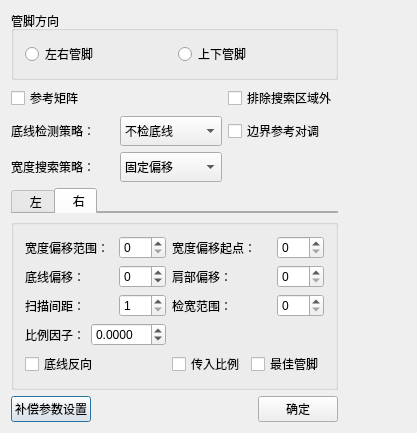
<?xml version="1.0" encoding="UTF-8"?>
<ui version="4.0">
 <class>ADVDialogClass</class>
 <widget class="QDialog" name="ADVDialogClass">
  <property name="geometry">
   <rect>
    <x>0</x>
    <y>0</y>
    <width>417</width>
    <height>432</height>
   </rect>
  </property>
  <property name="windowTitle">
   <string>AdvanceSet</string>
  </property>
  <layout class="QGridLayout" name="gridLayout_4">
   <item row="3" column="1">
    <spacer name="horizontalSpacer_3">
     <property name="orientation">
      <enum>Qt::Horizontal</enum>
     </property>
     <property name="sizeHint" stdset="0">
      <size>
       <width>3</width>
       <height>20</height>
      </size>
     </property>
    </spacer>
   </item>
   <item row="4" column="0">
    <layout class="QHBoxLayout" name="horizontalLayout_11">
     <item>
      <widget class="QPushButton" name="bt_corrTable">
       <property name="text">
        <string>补偿参数设置</string>
       </property>
      </widget>
     </item>
     <item>
      <spacer name="horizontalSpacer_2">
       <property name="orientation">
        <enum>Qt::Horizontal</enum>
       </property>
       <property name="sizeHint" stdset="0">
        <size>
         <width>40</width>
         <height>20</height>
        </size>
       </property>
      </spacer>
     </item>
     <item>
      <widget class="QPushButton" name="okButton">
       <property name="text">
        <string>确定</string>
       </property>
      </widget>
     </item>
    </layout>
   </item>
   <item row="0" column="0">
    <widget class="QGroupBox" name="groupBox_2">
     <property name="title">
      <string>管脚方向</string>
     </property>
     <layout class="QGridLayout" name="gridLayout_3">
      <item row="0" column="0">
       <widget class="QRadioButton" name="rb_LFRT">
        <property name="layoutDirection">
         <enum>Qt::LeftToRight</enum>
        </property>
        <property name="text">
         <string>左右管脚</string>
        </property>
       </widget>
      </item>
      <item row="0" column="1">
       <widget class="QRadioButton" name="rb_UPDW">
        <property name="layoutDirection">
         <enum>Qt::LeftToRight</enum>
        </property>
        <property name="text">
         <string>上下管脚</string>
        </property>
       </widget>
      </item>
     </layout>
    </widget>
   </item>
   <item row="1" column="0">
    <layout class="QGridLayout" name="gridLayout_2">
     <item row="0" column="0">
      <widget class="QCheckBox" name="cb_useRefer">
       <property name="text">
        <string>参考矩阵</string>
       </property>
      </widget>
     </item>
     <item row="0" column="2">
      <widget class="QCheckBox" name="cb_delOffSearchROI">
       <property name="text">
        <string>排除搜索区域外</string>
       </property>
      </widget>
     </item>
     <item row="1" column="0">
      <widget class="QLabel" name="lb_baseLine">
       <property name="text">
        <string>底线检测策略：</string>
       </property>
      </widget>
     </item>
     <item row="1" column="1">
      <widget class="QComboBox" name="cob_baseLine">
       <property name="minimumSize">
        <size>
         <width>0</width>
         <height>30</height>
        </size>
       </property>
       <item>
        <property name="text">
         <string>不检底线</string>
        </property>
       </item>
       <item>
        <property name="text">
         <string>检测底线</string>
        </property>
       </item>
       <item>
        <property name="text">
         <string>传入底线</string>
        </property>
       </item>
      </widget>
     </item>
     <item row="1" column="2">
      <widget class="QCheckBox" name="cb_referEdgeRev">
       <property name="text">
        <string>边界参考对调</string>
       </property>
      </widget>
     </item>
     <item row="2" column="0">
      <widget class="QLabel" name="lb_widthMethod">
       <property name="text">
        <string>宽度搜索策略：</string>
       </property>
      </widget>
     </item>
     <item row="2" column="1">
      <widget class="QComboBox" name="cob_widthMethod">
       <property name="minimumSize">
        <size>
         <width>0</width>
         <height>30</height>
        </size>
       </property>
       <item>
        <property name="text">
         <string>固定偏移</string>
        </property>
       </item>
       <item>
        <property name="text">
         <string>最小宽度</string>
        </property>
       </item>
       <item>
        <property name="text">
         <string>最大宽度</string>
        </property>
       </item>
       <item>
        <property name="text">
         <string>最大最小宽度</string>
        </property>
       </item>
      </widget>
     </item>
    </layout>
   </item>
   <item row="2" column="0">
    <widget class="QTabWidget" name="tabWidget_lead">
     <property name="maximumSize">
      <size>
       <width>16777215</width>
       <height>25</height>
      </size>
     </property>
     <property name="currentIndex">
      <number>1</number>
     </property>
     <widget class="QWidget" name="tab_2">
      <attribute name="title">
       <string>  左</string>
      </attribute>
      <layout class="QGridLayout" name="gridLayout_9"/>
     </widget>
     <widget class="QWidget" name="tab_3">
      <attribute name="title">
       <string>  右</string>
      </attribute>
      <layout class="QGridLayout" name="gridLayout_10"/>
     </widget>
    </widget>
   </item>
   <item row="3" column="0">
    <widget class="QGroupBox" name="grp_">
     <property name="title">
      <string/>
     </property>
     <layout class="QGridLayout" name="gridLayout">
      <item row="0" column="0" colspan="2">
       <widget class="QLabel" name="lb_widRange">
        <property name="text">
         <string>宽度偏移范围：</string>
        </property>
       </widget>
      </item>
      <item row="0" column="2">
       <widget class="QSpinBox" name="sp_widRange">
        <property name="buttonSymbols">
         <enum>QAbstractSpinBox::UpDownArrows</enum>
        </property>
        <property name="minimum">
         <number>0</number>
        </property>
        <property name="maximum">
         <number>999</number>
        </property>
       </widget>
      </item>
      <item row="0" column="3" colspan="2">
       <widget class="QLabel" name="lb_widLineOffset">
        <property name="text">
         <string>宽度偏移起点：</string>
        </property>
       </widget>
      </item>
      <item row="0" column="5">
       <widget class="QSpinBox" name="sp_widLineOffset">
        <property name="buttonSymbols">
         <enum>QAbstractSpinBox::UpDownArrows</enum>
        </property>
        <property name="minimum">
         <number>0</number>
        </property>
        <property name="maximum">
         <number>999</number>
        </property>
       </widget>
      </item>
      <item row="1" column="0" colspan="2">
       <widget class="QLabel" name="lb_offset">
        <property name="text">
         <string>底线偏移：    </string>
        </property>
       </widget>
      </item>
      <item row="1" column="2">
       <widget class="QSpinBox" name="sp_offset">
        <property name="minimum">
         <number>-99</number>
        </property>
       </widget>
      </item>
      <item row="1" column="3" colspan="2">
       <widget class="QLabel" name="lb_SHShift">
        <property name="text">
         <string>肩部偏移：    </string>
        </property>
       </widget>
      </item>
      <item row="1" column="5">
       <widget class="QSpinBox" name="sp_SHShift">
        <property name="minimum">
         <number>0</number>
        </property>
       </widget>
      </item>
      <item row="2" column="0" colspan="2">
       <widget class="QLabel" name="lb_searchLineGap">
        <property name="text">
         <string>扫描间距：    </string>
        </property>
       </widget>
      </item>
      <item row="2" column="2">
       <widget class="QSpinBox" name="sp_searchLineGap">
        <property name="buttonSymbols">
         <enum>QAbstractSpinBox::UpDownArrows</enum>
        </property>
        <property name="minimum">
         <number>1</number>
        </property>
       </widget>
      </item>
      <item row="2" column="3" colspan="2">
       <widget class="QLabel" name="lb_widSearchLength">
        <property name="text">
         <string>检宽范围：    </string>
        </property>
       </widget>
      </item>
      <item row="2" column="5">
       <widget class="QSpinBox" name="sp_widSearchLength">
        <property name="buttonSymbols">
         <enum>QAbstractSpinBox::UpDownArrows</enum>
        </property>
        <property name="minimum">
         <number>0</number>
        </property>
       </widget>
      </item>
      <item row="3" column="0">
       <widget class="QLabel" name="lb_ratio">
        <property name="text">
         <string>比例因子：</string>
        </property>
       </widget>
      </item>
      <item row="3" column="1" colspan="2">
       <widget class="QDoubleSpinBox" name="dsp_ratio">
        <property name="buttonSymbols">
         <enum>QAbstractSpinBox::UpDownArrows</enum>
        </property>
        <property name="decimals">
         <number>4</number>
        </property>
        <property name="minimum">
         <double>-10.000000000000000</double>
        </property>
        <property name="maximum">
         <double>10.000000000000000</double>
        </property>
        <property name="singleStep">
         <double>0.001000000000000</double>
        </property>
       </widget>
      </item>
      <item row="4" column="0" colspan="2">
       <widget class="QCheckBox" name="cb_baseInvert">
        <property name="text">
         <string>底线反向</string>
        </property>
       </widget>
      </item>
      <item row="4" column="3">
       <widget class="QCheckBox" name="cb_inputRatio">
        <property name="text">
         <string>传入比例</string>
        </property>
       </widget>
      </item>
      <item row="4" column="4" colspan="2">
       <widget class="QCheckBox" name="cb_ampBest">
        <property name="statusTip">
         <string>是否通过振幅判断最佳管脚</string>
        </property>
        <property name="whatsThis">
         <string>是否通过振幅判断最佳管脚</string>
        </property>
        <property name="text">
         <string>最佳管脚</string>
        </property>
       </widget>
      </item>
     </layout>
    </widget>
   </item>
   <item row="5" column="0">
    <spacer name="verticalSpacer">
     <property name="orientation">
      <enum>Qt::Vertical</enum>
     </property>
     <property name="sizeHint" stdset="0">
      <size>
       <width>20</width>
       <height>40</height>
      </size>
     </property>
    </spacer>
   </item>
  </layout>
 </widget>
 <layoutdefault spacing="6" margin="11"/>
 <resources/>
 <connections>
  <connection>
   <sender>okButton</sender>
   <signal>clicked()</signal>
   <receiver>ADVDialogClass</receiver>
   <slot>accept()</slot>
   <hints>
    <hint type="sourcelabel">
     <x>232</x>
     <y>301</y>
    </hint>
    <hint type="destinationlabel">
     <x>98</x>
     <y>233</y>
    </hint>
   </hints>
  </connection>
 </connections>
</ui>
